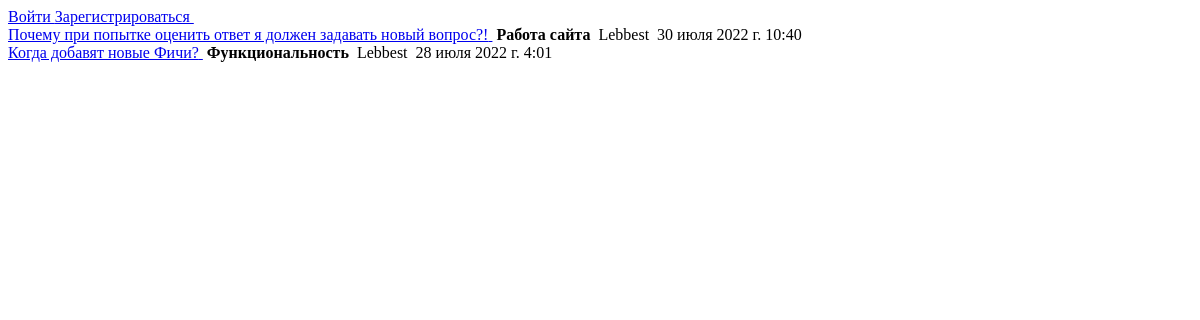
/questionslist, run on an earlier commit of the app's database.
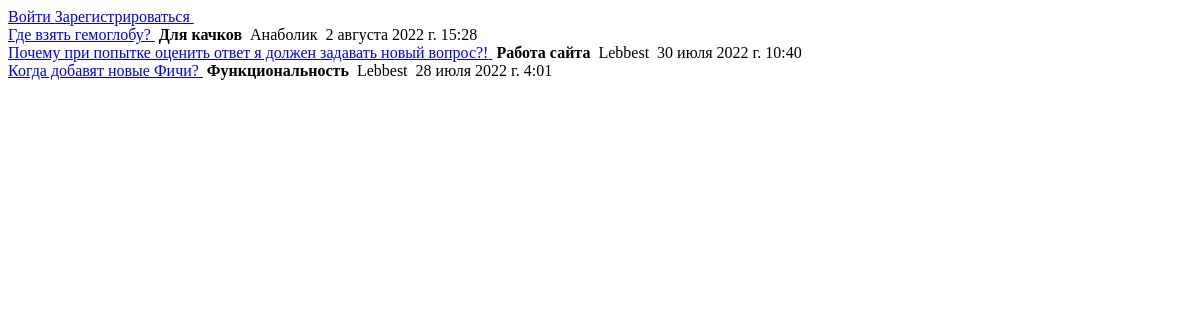
And on a later commit of the database.
### questions/models.py (models this page shows, shortened)
class Question(models.Model):
    author_name = models.ForeignKey(User, on_delete = models.CASCADE)
    question_theme = models.CharField('Тема вопроса', max_length = 200)
    question_text = models.TextField('Содержание вопроса', max_length = 500)
    pub_date = models.DateTimeField('Дата публикации')
    status = models.BooleanField(default = False)
    class Meta:
        verbose_name = 'Вопрос'
        verbose_name_plural = 'Вопросы'

### questions/views.py (the view)
# urls.py: re_path(r'^questionslist', views.questionslist, name='PageWithQuestions'),
def questionslist(request):                 #отображение списка вопросов
    question_list = Question.objects.order_by('-pub_date')
    return render(request, 'questions/list.html', {'question_list': question_list})

### supportserver/templates/questions/list.html (shortened to what this page needs)
{% extends 'base.html' %}
{% block content %}
    {% if user.is_authenticated %}
    <div class = "container head_div_right">
        <p>{{ user.username }}!</p>
        <p><a href="{% url 'page_for_new_question' %}">Задать вопрос</a></p>
        <p><a href="{% url 'logout' %}">Выйти</a></p>
    </div>
    {% else %}
        <a href="{% url 'login' %}">Войти&nbsp</a><a href="{% url 'signup' %}">Зарегистрироваться&nbsp</a><br>
    {% endif %}
    {% if question_list %}
        {% for a in question_list %}
            <a href="{% url 'PageWithQuestion' a.id %}">{{a.question_text}}&nbsp</a>
            <strong><a>{{a.question_theme}}&nbsp</a></strong>
            <a>{{a.author_name}}&nbsp</a>
            <a>{{a.pub_date}}&nbsp</a>
            <br>
        {% endfor %}
    {% else %}
        Вопросы не найдены
    {% endif %}
{% endblock %}

What changed in the data, as far as the page shows it:
added Question: question_text "Где взять гемоглобу?", question_theme "Для качков", author_name "Анаболик", pub_date "2 августа 2022 г. 15:28"
